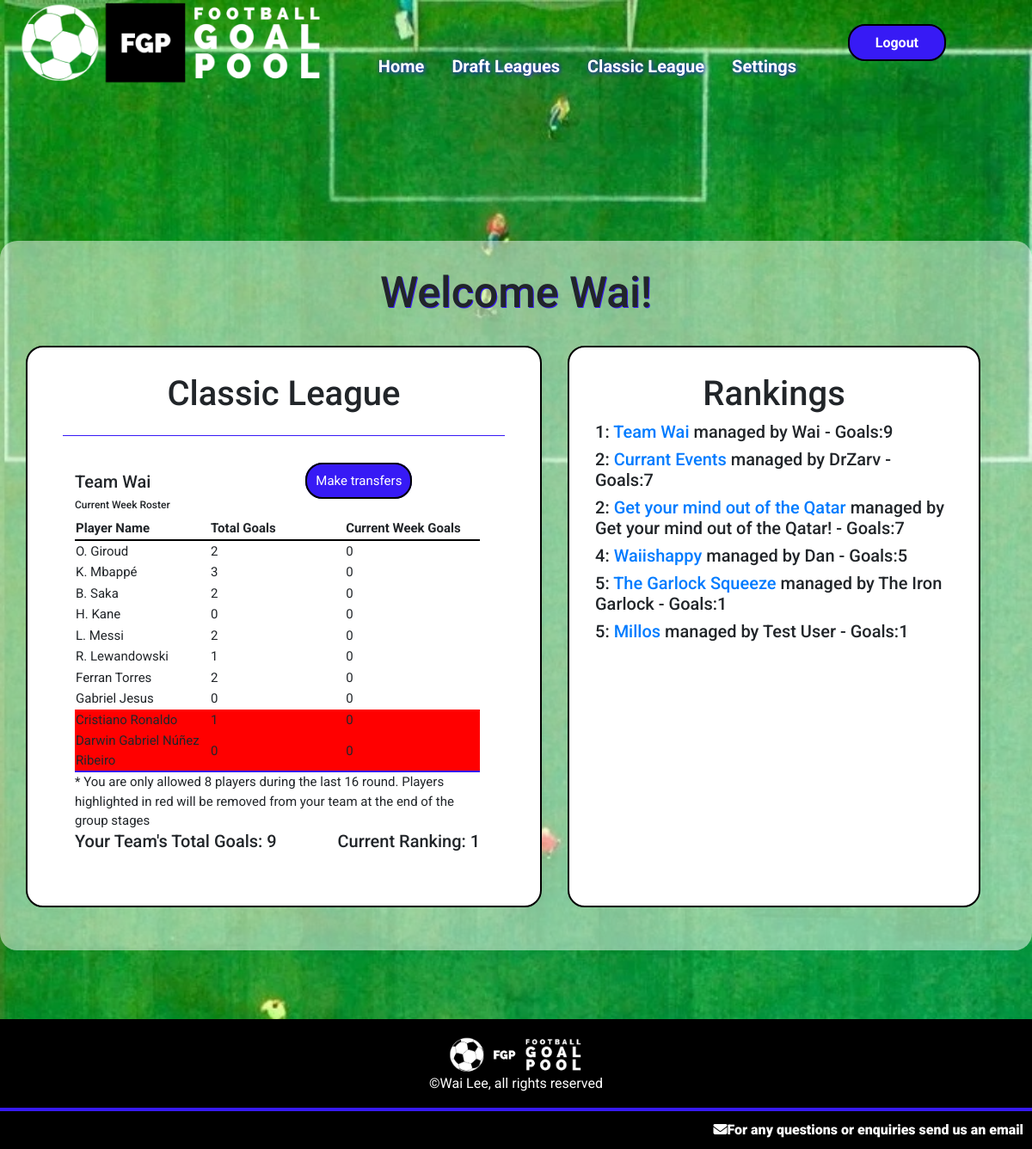
/globalleague (signed in), run on an earlier commit of the app's database.
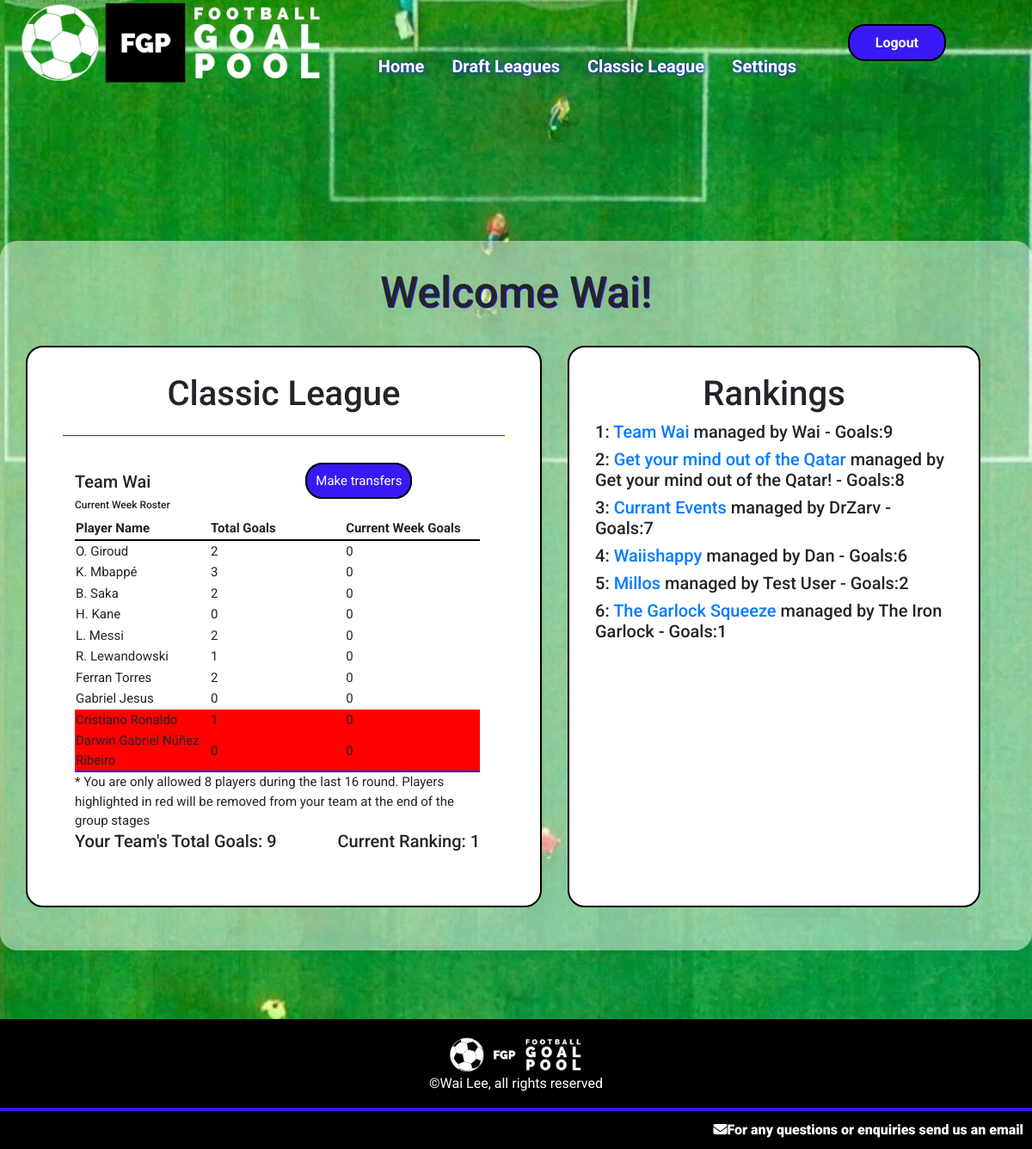
And on a later commit of the database.
### goalpoolapp/models.py (models this page shows, shortened)
class Player(models.Model):
    playercode = models.IntegerField()
    leagues = models.ManyToManyField(League, related_name="leagueplayers", blank=True)
    nickname = models.CharField(max_length=64)
    goals = models.IntegerField(default=0)
    country = models.ForeignKey(Country, on_delete=models.CASCADE, related_name="players")
    currentweekgoals = models.IntegerField(default=0)
    position = models.CharField(max_length=12)
    pic = models.CharField(max_length=100)

class Team(models.Model):
    manager = models.ForeignKey(User, on_delete=models.CASCADE, related_name="managedteams")
    league = models.ForeignKey(League, on_delete=models.CASCADE, related_name="leagueteams")
    players = models.ManyToManyField(Player, related_name="teams", blank=True)
    provisionalplayers = models.ManyToManyField(Player, related_name="provisionalteams", blank=True)
    rank = models.IntegerField(default=1)
    teamname = models.CharField(max_length=64)
    totalgoals = models.IntegerField(default=0)
    draftnumber = models.IntegerField(blank=True, null=True)

class User(AbstractUser):
    emailpermission = models.BooleanField(null=True)

### goalpoolapp/views.py (the view)
# urls.py: path('globalleague', views.globalleague, name='globalleague'),
@login_required
def globalleague(request):
    if request.method == "GET":
        global_league = getGlobalLeague()
        try:
            userteam = Team.objects.get(league=global_league, manager=request.user)
            global_teams = global_league.leagueteams.all().order_by('totalgoals')
            teamorder = Paginator(global_teams, 50)
            page = request.GET.get('page')
            teams = teamorder.get_page(page)
            return render(request, 'goalpoolapp/globalleague.html', {
                "league": global_league,
                "team": userteam,
                "teams": teams
            })
        except:
            return render(request, 'goalpoolapp/globalleague.html')

### goalpoolapp/functions.py (called while the page is built)
def getGlobalLeague():
    return League.objects.get(id='19')

### goalpoolapp/templates/goalpoolapp/globalleague.html (shortened to what this page needs)
{% extends "goalpoolapp/layout.html" %}
{% load static %}
{% block body %}
<div id="main-page-content-container">
    <div id="main-page-content">
        <h2>Welcome {{ user.username }}!</h2>
        <br>
        {% if not team %}
        <h3>You currently do not have a team registered for the Classic league</h3>
        <a class="button" href="{% url 'goalpoolapp:createglobalteam' %}">Click here to create a team</a>
        {% else %}
            <div class="leagues-container">
                <div>
                    <div class="leaguecontainer">
                        <h3>Classic League</h3>
                        <hr>
                        <div class="leagueinformation">
                            <div class="leaguetablecontainer">
                                <div class="split-flexbox">
                                    <div>
                                        <h5>{{ team.teamname }}</h5>
                                        <h6>Current Week Roster</h6>
                                    </div>
                                    <br>
                                    <div>
                                        {% if team.manager == user %}
                                        <a class="button" href="{% url 'goalpoolapp:globaltransfers' %}">Make transfers</a>
                                        {% endif %}
                                    </div>
                                    <br>
                                </div>
                                <table class="leaguetable">
                                    <tr>
                                        <th>Player Name</th>
                                        <th>Total Goals</th>
                                        <th>Current Week Goals</th>
                                    </tr>
                                    {% for player in team.players.all %}
                                    <tr {% if forloop.counter > 8 %}style="background-color: red" {% endif %}</tr>
                                        <td>{{ player.nickname }}</td>
                                        <td>{{ player.goals }}</td>
                                        <td>{{ player.currentweekgoals }}</td>
                                    </tr>
                                    {% endfor %}
                                </table>
                                <span>* You are only allowed 8 players during the last 16 round. Players highlighted in red will be removed from your team at the end of the group stages</span>
                                <br>
                                <div class="split-flexbox">
                                    <h5>
                                        Your Team's Total Goals: {{ team.totalgoals }}
                                    </h5>
                                    <h5>
                                        Current Ranking: {{ team.rank }}
                                    </h5>
                                </div>
                            </div>
                        </div>
                    </div>
                </div>
                <div class="leaguecontainer">
                    <h3>Rankings</h3>
                    <div>
                        {% for team in teams|dictsort:"rank" %}
                            <h5>{{ team.rank }}: <a href="{% url 'goalpoolapp:viewglobalteam' team.id %}">{{ team.teamname }}</a> managed by {{ team.manager }} - Goals:{{ team.totalgoals }}</h5>
                        {% endfor %}
                    </div>
                </div>
            </div>
        {% endif %}
    </div>
</div>
{% endblock %}

What changed in the data, as far as the page shows it:
changed Team "Get your mind out of the Qatar": totalgoals "7" → "8"; moves up the list
changed Team "Currant Events": rank "2" → "3"
changed Team "Waiishappy": totalgoals "5" → "6"
changed Team "Millos": totalgoals "1" → "2"; moves up the list
changed Team "The Garlock Squeeze": rank "5" → "6"
